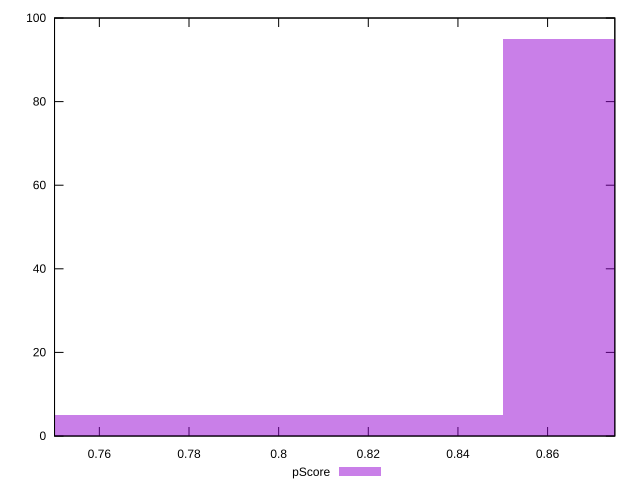

The script that saved this image:
reset

$pScore <<EOF
0.9 95
0.8 5
EOF

set key outside below
set boxwidth 0.1
set xrange [0.75:0.875]
set yrange [0:100]
set trange [0:100]
set style fill transparent solid 0.5 noborder
set terminal svg size 640, 490 enhanced background rgb 'white'
set output "report_00009_2021-02-08T22-37-41.559Z/unused-css-rules/samples/pages+cached+noadtech+nomedia/pScore/histogram.svg"

plot $pScore title "pScore" with boxes

reset
